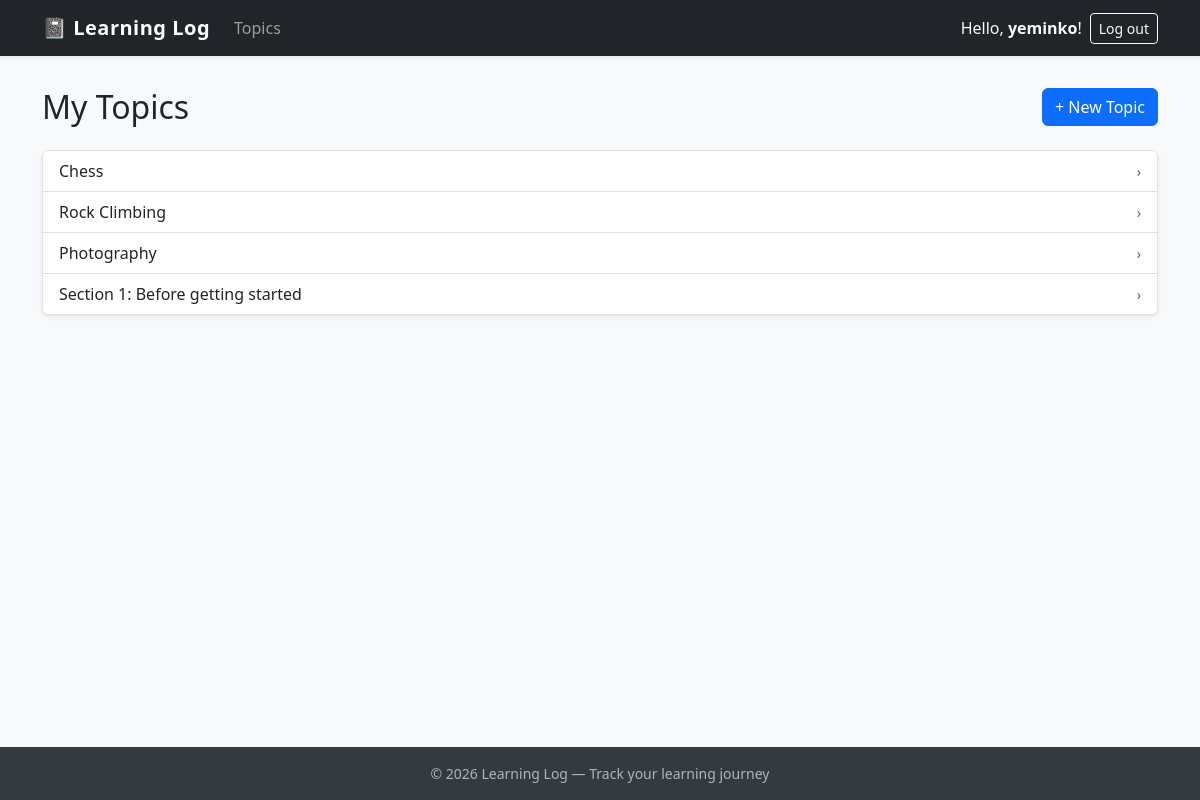
The app's page /topics/ (signed in) with its own data.
### learning_logs/models.py (models this page shows, shortened)
class Topic(models.Model):
    text = models.CharField(max_length=200)
    date_added = models.DateTimeField(auto_now_add=True)
    owner = models.ForeignKey(User, on_delete=models.CASCADE)

### learning_logs/views.py (the view)
# urls.py: path('topics/', views.topics, name='topics'),
@login_required
def topics(request):
    topics = Topic.objects.filter(owner=request.user).order_by('date_added')
    context = {'topics': topics}
    return render(request, 'learning_logs/topics.html', context)

### learning_logs/templates/learning_logs/topics.html
{% extends "learning_logs/base.html" %}
{% block content %}
<div class="d-flex justify-content-between align-items-center mb-4">
    <h2 class="mb-0">My Topics</h2>
    <a href="{% url 'learning_logs:new_topic' %}" class="btn btn-primary">+ New Topic</a>
</div>
{% if topics %}
<div class="list-group shadow-sm">
    {% for topic in topics %}
    <a href="{% url 'learning_logs:topic' topic.id %}"
        class="list-group-item list-group-item-action d-flex justify-content-between align-items-center">
        <span>{{ topic.text }}</span>
        <span class="text-muted small">&rsaquo;</span>
    </a>
    {% endfor %}
</div>
{% else %}
<div class="text-center py-5">
    <div class="fs-1 mb-3">📭</div>
    <p class="text-muted">You haven't added any topics yet.</p>
    <a href="{% url 'learning_logs:new_topic' %}" class="btn btn-primary mt-2">Add your first topic</a>
</div>
{% endif %}
{% endblock content %}

### learning_logs/templates/learning_logs/base.html (shortened to what this page needs)
<!DOCTYPE html>
<html lang="en">
<head>
    {% load django_bootstrap5 %}
    {% bootstrap_css %}
</head>
<body>
    <nav class="navbar navbar-expand-md navbar-dark bg-dark shadow-sm">
        <div class="container">
            <a class="navbar-brand" href="{% url 'learning_logs:index' %}">
                📓 Learning Log
            </a>
            <div class="collapse navbar-collapse" id="navbarContent">
                <ul class="navbar-nav me-auto mb-2 mb-md-0">
                    <li class="nav-item">
                        <a class="nav-link" href="{% url 'learning_logs:topics' %}">Topics</a>
                    </li>
                </ul>
                <ul class="navbar-nav ms-auto mb-2 mb-md-0 align-items-md-center">
                    {% if user.is_authenticated %}
                    <li class="nav-item me-2">
                        <span class="navbar-text text-light">Hello, <strong>{{ user.username }}</strong>!</span>
                    </li>
                    <li class="nav-item">
                        <form action="{% url 'accounts:logout' %}" method="post" class="d-inline">
                            <button type="submit" class="btn btn-outline-light btn-sm">Log out</button>
                        </form>
                    </li>
                    {% endif %}
                </ul>
            </div>
        </div>
    </nav>
    <main class="main-content">
        <div class="container">
            {% block content %}
            {% endblock content %}
        </div>
    </main>
    <footer class="text-center">
        <div class="container">
            &copy; 2026 Learning Log &mdash; Track your learning journey
        </div>
    </footer>
</body>
</html>

### learning_logs/templates/learning_logs/base.html (style rules this page uses)
html, body { height: 100%; margin: 0; }
body { background-color: #f8f9fa; display: flex; flex-direction: column; }
.navbar-brand { font-weight: 700; letter-spacing: 0.5px; }
.main-content { flex: 1; padding: 2rem 0; }
footer { background-color: #343a40; color: #adb5bd; padding: 1rem 0; font-size: 0.875rem; }

### records on screen
Topic: text "Chess"
Topic: text "Rock Climbing"
Topic: text "Photography"
Topic: text "Section 1: Before getting started"

### other values on screen
{{ user.username }} "yeminko"
